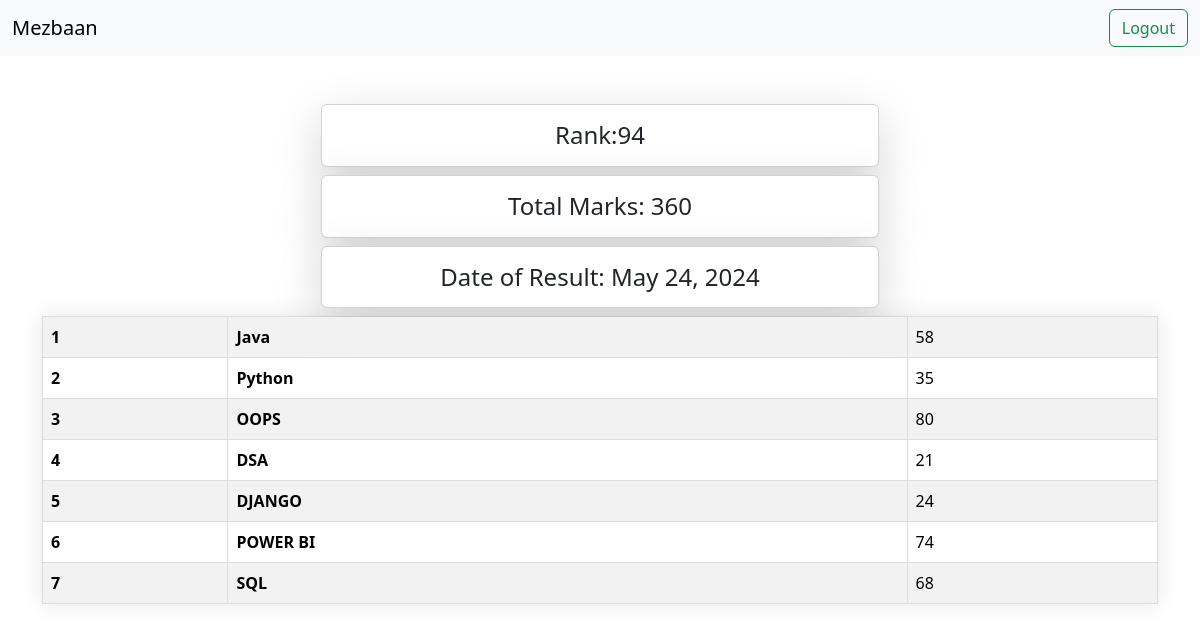
Screenshot of /see_marks/STU-001 with the database file from the repository.
### vege/models.py (models this page shows, shortened)
class SubjectMarks(models.Model):
  student = models.ForeignKey(Student , related_name="studentmarks", on_delete=models.CASCADE)
  subject = models.ForeignKey(Subject, on_delete=models.CASCADE)
  marks = models.IntegerField()
  class Meta:
    unique_together = ['student', 'subject']

class Student(models.Model):
  department = models.ForeignKey(Department , related_name="depart", on_delete=models.CASCADE)
  student_id = models.OneToOneField(StudentID, related_name="studentid", on_delete=models.CASCADE)
  student_name = models.CharField(max_length=100)
  student_age = models.IntegerField(default=18)
  student_email = models.EmailField(unique=True)
  student_address = models.TextField()
  class Meta:
    ordering = ['student_name']
    verbose_name = 'student'

class ReportCard(models.Model):
  student = models.ForeignKey(Student , related_name="studentreportcard", on_delete=models.CASCADE)
  student_rank = models.IntegerField()
  date_of_reportCard_generation = models.DateField(auto_now_add=True)
  class Meta:
    unique_together = ['student_rank', 'date_of_reportCard_generation']

class Subject(models.Model):
  subject_name = models.CharField(max_length=100)

### vege/views.py (the view)
# urls.py: path('see_marks/<student_id>', see_marks , name = "see_marks"),
def see_marks(request, student_id):
  queryset = SubjectMarks.objects.filter(student__student_id__student_id= student_id)
  total_marks = queryset.aggregate(total_marks = Sum('marks'))
  return render(request, 'reports/see_marks.html', {'queryset': queryset , 'total_marks': total_marks})

### home/templates/reports/see_marks.html (shortened to what this page needs)
<!DOCTYPE html>
<html lang="en">
<head>
  <link href="https://cdn.jsdelivr.net/npm/bootstrap@5.3.3/dist/css/bootstrap.min.css" rel="stylesheet">
</head>
<body>
  <nav class="navbar bg-body-tertiary">
    <div class="container-fluid">
      <a class="navbar-brand">Mezbaan</a>
        <a href="/logout/" class="btn btn-outline-success" type="submit">Logout</a>
    </div>
  </nav>
  <div class="container mt-5">
    <h4 class="col-6 mx-auto card p-3 shadow-lg text-center">Rank:{{queryset.first.student.studentreportcard.first.student_rank}}</h4>
  <h4 class="col-6 mx-auto card p-3 shadow-lg text-center">Total Marks: {{total_marks.total_marks}} </h4>
    <table class="table table-striped">
      <h4 class="col-6 mx-auto card p-3 shadow-lg text-center">Date of Result: {{queryset.first.student.studentreportcard.first.date_of_reportCard_generation}}</h4>
      <tbody>
        {% for marks in queryset %}
        <tr>
          <th scope="row">{{forloop.counter}}</th>
          <td>
             <b> {{marks.subject.subject_name}} </b>
            </td>
          <td>{{marks.marks}}</td>
        </tr>
        {% endfor %}
      </tbody>
    </table>
    </div>
</body>
</html>

### home/templates/reports/see_marks.html (style rules this page uses)
body { background: url(https://i.pinimg.com/564x/ee/82/7b/ee827bd3d128d9c3a5f5eb9c334f6b36.jpg); }
table { border-collapse: collapse; overflow: hidden; box-shadow: 0 0 20px rgba(0,0,0,0.1); background-color: white; margin-bottom: 10px; }
th, td { padding: 15px; background-color: rgba(255,255,255,0.2); color: black; border: 1px solid #ddd; }
th { text-align: left; }

### rows the page displays
SubjectMarks: first.student.studentreportcard.first.student_rank "94", first.student.studentreportcard.first.date_of_reportCard_generation "May 24, 2024", subject.subject_name "Java", marks "58"
SubjectMarks: subject.subject_name "Python", marks "35"
SubjectMarks: subject.subject_name "OOPS", marks "80"
SubjectMarks: subject.subject_name "DSA", marks "21"
SubjectMarks: subject.subject_name "DJANGO", marks "24"
SubjectMarks: subject.subject_name "POWER BI", marks "74"
SubjectMarks: subject.subject_name "SQL", marks "68"

### other values shown
{{ total_marks.total_marks }} "360"
